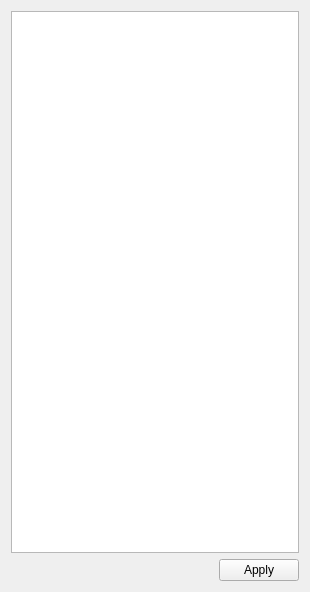
<?xml version="1.0" encoding="UTF-8"?>
<ui version="4.0">
 <class>Form</class>
 <widget class="QWidget" name="Form">
  <property name="geometry">
   <rect>
    <x>0</x>
    <y>0</y>
    <width>310</width>
    <height>592</height>
   </rect>
  </property>
  <property name="windowTitle">
   <string>Form</string>
  </property>
  <layout class="QVBoxLayout" name="verticalLayout">
   <item>
    <widget class="QTableView" name="shutterTableView"/>
   </item>
   <item>
    <layout class="QHBoxLayout" name="horizontalLayout">
     <item>
      <spacer name="horizontalSpacer">
       <property name="orientation">
        <enum>Qt::Horizontal</enum>
       </property>
       <property name="sizeHint" stdset="0">
        <size>
         <width>40</width>
         <height>20</height>
        </size>
       </property>
      </spacer>
     </item>
     <item>
      <widget class="QPushButton" name="pushButton">
       <property name="text">
        <string>Apply</string>
       </property>
      </widget>
     </item>
    </layout>
   </item>
  </layout>
 </widget>
 <resources/>
 <connections/>
</ui>
